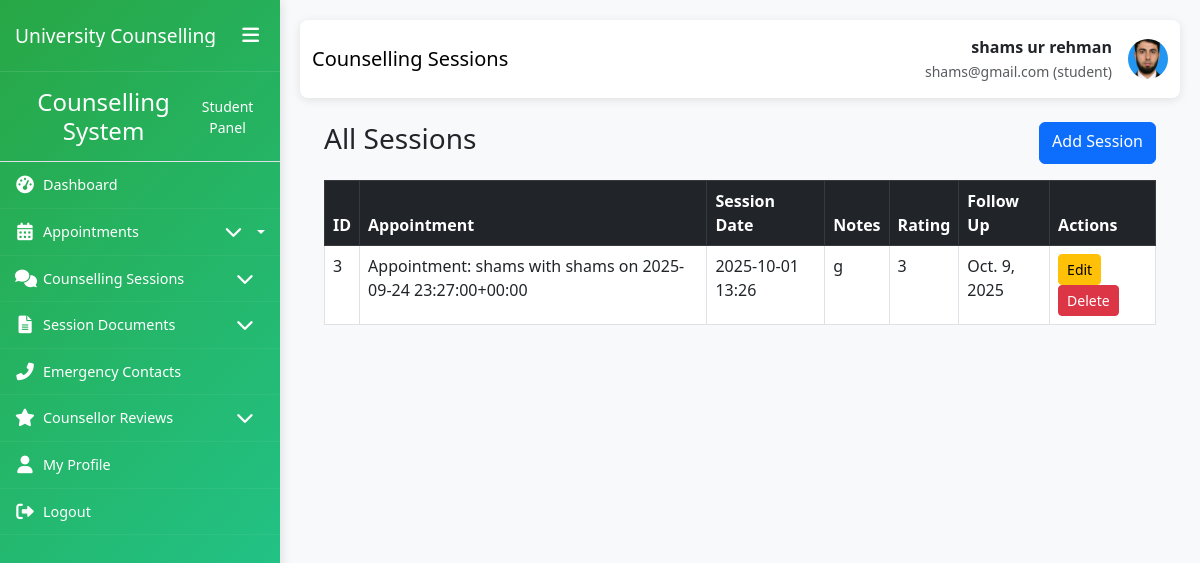
Screenshot of /my_sessions_list/ (signed in) with the database file from the repository.
### My_App/models.py (models this page shows, shortened)
class CustomUser(AbstractUser):
    ROLE_CHOICES = (
        ('student', 'Student'),
        ('counsellor', 'Counsellor'),
        ('admin', 'Administrator'),
    )
    role = models.CharField(max_length=20, choices=ROLE_CHOICES, default='student')
    phone_number = models.CharField(max_length=15, blank=True, null=True)
    date_of_birth = models.DateField(blank=True, null=True)
    profile_picture = models.ImageField(upload_to='profile_pics/', blank=True, null=True)
    created_at = models.DateTimeField(auto_now_add=True)
    updated_at = models.DateTimeField(auto_now=True)
    class Meta:
        permissions = [
            ("can_access_admin_panel", "Can access admin panel"),
            ("can_manage_users", "Can manage users"),
            ("can_manage_appointments", "Can manage appointments"),
            ("can_view_reports", "Can view reports"),
            ("can_manage_counsellors", "Can manage counsellors"),
        ]
    def is_counsellor(self):
        return self.role == 'counsellor'

class CounsellingSession(models.Model):
    appointment = models.OneToOneField(Appointment, on_delete=models.CASCADE)
    session_date = models.DateTimeField(auto_now_add=True)
    session_notes = models.TextField()
    counsellor_observations = models.TextField(blank=True, null=True)
    recommendations = models.TextField(blank=True, null=True)
    follow_up_required = models.BooleanField(default=False)
    follow_up_date = models.DateField(blank=True, null=True)
    rating = models.IntegerField(
        validators=[MinValueValidator(1), MaxValueValidator(5)],
        blank=True, null=True
    )
    student_feedback = models.TextField(blank=True, null=True)
    class Meta:
        permissions = [
            ("can_write_session_notes", "Can write session notes"),
            ("can_view_session_history", "Can view session history"),
        ]

class Appointment(models.Model):
    STATUS_CHOICES = (
        ('pending', 'Pending'),
        ('confirmed', 'Confirmed'),
        ('completed', 'Completed'),
        ('cancelled', 'Cancelled'),
        ('no_show', 'No Show'),
    )
    student = models.ForeignKey(Student, on_delete=models.CASCADE)
    counsellor = models.ForeignKey(Counsellor, on_delete=models.CASCADE)
    appointment_date = models.DateTimeField()
    duration_minutes = models.IntegerField(default=60)
    status = models.CharField(max_length=20, choices=STATUS_CHOICES, default='pending')
    purpose = models.TextField()
    concerns = models.TextField(blank=True, null=True)
    created_at = models.DateTimeField(auto_now_add=True)
    updated_at = models.DateTimeField(auto_now=True)
    class Meta:
        ordering = ['-appointment_date']
        unique_together = ['counsellor', 'appointment_date']
        permissions = [
            ("can_change_appointment_status", "Can change appointment status"),
            ("can_view_all_appointments", "Can view all appointments"),
        ]
    def __str__(self):
        return f"Appointment: {self.student.user.username} with {self.counsellor.user.username} on {self.appointment_date}"

class Student(models.Model):
    user = models.OneToOneField(CustomUser, on_delete=models.CASCADE, primary_key=True)
    student_id = models.CharField(max_length=20, unique=True)
    enrollment_date = models.DateField()
    FACULTY_CHOICES = (
        ('engineering', 'Engineering'),
        ('science', 'Science'),
        ('arts', 'Arts'),
        ('business', 'Business'),
        ('medicine', 'Medicine'),
        ('law', 'Law'),
    )
    faculty = models.CharField(max_length=50, choices=FACULTY_CHOICES)
    department = models.CharField(max_length=100)
    academic_year = models.IntegerField(
        validators=[MinValueValidator(1), MaxValueValidator(6)]
    )
    emergency_contact_name = models.CharField(max_length=100)
    emergency_contact_phone = models.CharField(max_length=15)
    address = models.TextField(blank=True, null=True)
    class Meta:
        permissions = [
            ("can_view_own_appointments", "Can view own appointments"),
            ("can_book_appointment", "Can book appointment"),
            ("can_view_own_records", "Can view own records"),
            ("can_cancel_appointment", "Can cancel appointment"),
        ]

class Counsellor(models.Model):
    user = models.OneToOneField(CustomUser, on_delete=models.CASCADE, primary_key=True)
    specialization = models.CharField(max_length=100)
    license_number = models.CharField(max_length=50, unique=True)
    experience_years = models.IntegerField(default=0)
    qualifications = models.TextField()
    bio = models.TextField(blank=True, null=True)
    AREA_OF_EXPERTISE_CHOICES = (
        ('academic', 'Academic Counselling'),
        ('career', 'Career Counselling'),
        ('personal', 'Personal Counselling'),
        ('mental_health', 'Mental Health'),
        ('crisis', 'Crisis Intervention'),
    )
    area_of_expertise = models.CharField(max_length=50, choices=AREA_OF_EXPERTISE_CHOICES)
    is_available = models.BooleanField(default=True)
    max_students = models.IntegerField(default=20)
    class Meta:
        permissions = [
            ("can_view_student_records", "Can view student records"),
            ("can_manage_schedule", "Can manage schedule"),
            ("can_write_session_notes", "Can write session notes"),
            ("can_view_all_appointments", "Can view all appointments"),
            ("can_manage_own_availability", "Can manage own availability"),
        ]

### My_App/views.py (the view)
# urls.py: path('my_sessions_list/', views.session_list, name='my_sessions_list'),
@login_required
@permission_required('My_Session.can_view_session_history', raise_exception=True)
def session_list(request):
    sessions = CounsellingSession.objects.all().order_by('-session_date')
    return render(request, 'My_Consuller/My_Session/session_list.html', {'sessions': sessions})

### templates/My_Consuller/My_Session/session_list.html (shortened to what this page needs)
{% extends 'My_Consuller/base1.html' %}
{% block page_title %}Counselling Sessions{% endblock %}
{% block content %}
<div class="container mt-4">
    <div class="d-flex justify-content-between mb-3">
        <h3>All Sessions</h3>
        <a href="{% url 'my_session_create' %}" class="btn btn-primary">Add Session</a>
    </div>
    <table class="table table-bordered table-hover">
        <thead class="table-dark">
            <tr>
                <th>ID</th>
                <th>Appointment</th>
                <th>Session Date</th>
                <th>Notes</th>
                <th>Rating</th>
                <th>Follow Up</th>
                <th>Actions</th>
            </tr>
        </thead>
        <tbody>
            {% for session in sessions %}
            <tr>
                <td>{{ session.id }}</td>
                <td>{{ session.appointment }}</td>
                <td>{{ session.session_date|date:"Y-m-d H:i" }}</td>
                <td>{{ session.session_notes|truncatechars:50 }}</td>
                <td>{{ session.rating|default:"-" }}</td>
                <td>
                    {% if session.follow_up_required %}
                        {{ session.follow_up_date }}
                    {% else %}
                        No
                    {% endif %}
                </td>
                <td>
                    <a href="{% url 'my_session_update' session.id %}" class="btn btn-sm btn-warning">Edit</a>
                    <a href="{% url 'my_session_delete' session.id %}"
                       class="btn btn-sm btn-danger"
                       onclick="return confirmDelete(event)">Delete</a>
                </td>
            </tr>
            {% empty %}
            <tr><td colspan="7" class="text-center">No sessions found.</td></tr>
            {% endfor %}
        </tbody>
    </table>
</div>
{% endblock %}

### templates/My_Consuller/base1.html (shortened to what this page needs)
<!DOCTYPE html>
<html lang="en">
<head>
    <link href="https://cdn.jsdelivr.net/npm/bootstrap@5.3.0/dist/css/bootstrap.min.css" rel="stylesheet">
    <link href="https://cdnjs.cloudflare.com/ajax/libs/font-awesome/6.0.0/css/all.min.css" rel="stylesheet">
    <link href="https://cdn.jsdelivr.net/npm/sweetalert2@11/dist/sweetalert2.min.css" rel="stylesheet">
</head>
<body>
    <div class="container-fluid p-0">
        <div class="row g-0">
            <div class="sidebar {% if user.is_counsellor %}counsellor-sidebar{% endif %}" id="sidebar">
                <div class="sidebar-header">
                    <h3>University Counselling</h3>
                    <button class="sidebar-toggle d-none d-lg-block" id="sidebarToggle">
                        <i class="fas fa-bars"></i>
                    </button>
                </div>
                <div class="sidebar-content">
                    {% if user.is_counsellor %}
                        {% include 'My_Consuller/sidebar.html' %}
                    {% else %}
                        {% include 'My_Student/sidebar.html' %}
                    {% endif %}
                </div>
            </div>
            <div class="main-content" id="mainContent">
                <nav class="navbar navbar-expand-lg navbar-custom {% if user.is_counsellor %}counsellor-navbar{% endif %}">
                    <div class="container-fluid">
                        <span class="navbar-brand">{% block page_title %}Dashboard{% endblock %}</span>
                        <div class="d-flex align-items-center">
                            <div class="me-3 text-end d-none d-md-block">
                                <div class="fw-bold">{{ user.get_full_name|default:user.username }}</div>
                                <small class="text-muted">
                                    {{ user.email }}
                                    ({% if user.is_counsellor %}counsellor{% else %}student{% endif %})
                                </small>
                            </div>
                            {% if user.profile_picture %}
                            <img src="{{ user.profile_picture.url }}" alt="Profile" class="user-profile-img">
                            {% else %}
                            <div class="user-profile-img bg-secondary d-flex align-items-center justify-content-center text-white">
                                <i class="fas {% if user.is_counsellor %}fa-user-tie{% else %}fa-user{% endif %}"></i>
                            </div>
                            {% endif %}
                        </div>
                    </div>
                </nav>
                <div class="container-fluid">
                    {% block content %}{% endblock %}
                </div>
            </div>
        </div>
    </div>
</body>
</html>

### templates/My_Consuller/base1.html (style rules this page uses)
:root { --sidebar-width: 280px; --sidebar-collapsed-width: 70px; --sidebar-bg: linear-gradient(135deg, #28a745 0%, #20c997 100%); --counsellor-sidebar-bg: linear-gradient(135deg, #007bff 0%, #0056b3 100%); --content-padding: 20px; --transition-speed: 0.3s; }
body { overflow-x: hidden; font-family: 'Segoe UI', Tahoma, Geneva, Verdana, sans-serif; background-color: #f8f9fa; }
.sidebar { background: var(--sidebar-bg); color: white; min-height: 100vh; position: fixed; width: var(--sidebar-width); transition: all var(--transition-speed) ease; z-index: 1000; box-shadow: 2px 0 10px rgba(0,0,0,0.1); overflow-y: auto; }
.sidebar-header { padding: 20px 15px; border-bottom: 1px solid rgba(255,255,255,0.1); display: flex; align-items: center; justify-content: space-between; }
.sidebar-header h3 { font-size: 1.2rem; margin: 0; white-space: nowrap; overflow: hidden; }
.sidebar-toggle { background: none; border: none; color: white; font-size: 1.2rem; cursor: pointer; }
.main-content { margin-left: var(--sidebar-width); padding: var(--content-padding); transition: all var(--transition-speed) ease; min-height: 100vh; width: calc(100% - var(--sidebar-width)); }
.navbar-custom { background: white; box-shadow: 0 2px 10px rgba(0,0,0,0.1); padding: 15px 0; margin-bottom: 20px; border-radius: 8px; }
.user-profile-img { width: 40px; height: 40px; border-radius: 50%; object-fit: cover; }
.sidebar { background: var(--sidebar-bg); color: white; height: 100vh; position: fixed; top: 0; left: 0; width: var(--sidebar-width); transition: all var(--transition-speed) ease; z-index: 1000; box-shadow: 2px 0 10px rgba(0,0,0,0.1); overflow-y: auto; overflow-x: hidden; scrollbar-width: thin; scrollbar-color: rgba(255,255,255,0.4) transparent; }

### rows the page displays
CustomUser: get_full_name "shams ur rehman", email "shams@gmail.com", profile_picture (picture)
CounsellingSession: id "3", appointment "Appointment: shams with shams on 2025-09-24 23:27:00+00:00", session_date "2025-10-01 13:26", session_notes "g", rating "3", follow_up_date "Oct. 9, 2025"
